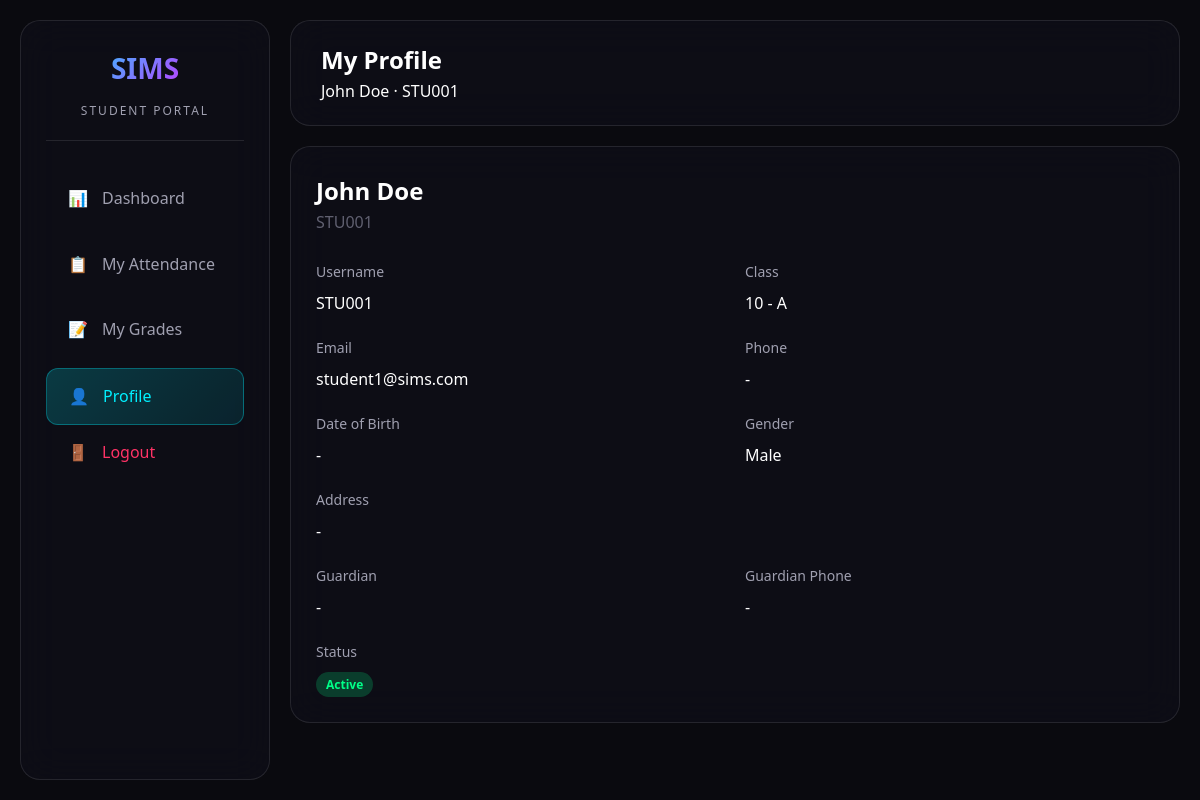
The page /student/profile.php (signed in) on the database its author committed.
### tables this page shows
CREATE TABLE students (
    id INT AUTO_INCREMENT PRIMARY KEY,
    user_id INT UNIQUE COMMENT 'Links to users.id for student portal login',
    student_id VARCHAR(20) UNIQUE NOT NULL COMMENT 'Also used as portal username (users.username)',
    first_name VARCHAR(50) NOT NULL,
    last_name VARCHAR(50) NOT NULL,
    date_of_birth DATE,
    gender ENUM('male', 'female', 'other') DEFAULT 'other',
    address TEXT,
    phone VARCHAR(20),
    email VARCHAR(100),
    enrollment_date DATE NOT NULL,
    class_grade VARCHAR(10),
    section VARCHAR(10),
    guardian_name VARCHAR(100),
    guardian_phone VARCHAR(20),
    guardian_email VARCHAR(100),
    profile_image VARCHAR(255) DEFAULT NULL,
    status ENUM('active', 'inactive', 'graduated', 'suspended') DEFAULT 'active',
    created_at TIMESTAMP DEFAULT CURRENT_TIMESTAMP,
    updated_at TIMESTAMP DEFAULT CURRENT_TIMESTAMP ON UPDATE CURRENT_TIMESTAMP,
    FOREIGN KEY (user_id) REFERENCES users(id) ON DELETE SET NULL,
    INDEX idx_student_id (student_id),
    INDEX idx_class_grade (class_grade),
    INDEX idx_status (status)
);

CREATE TABLE users (
    id INT AUTO_INCREMENT PRIMARY KEY,
    username VARCHAR(50) UNIQUE NOT NULL,
    password VARCHAR(255) NOT NULL,
    email VARCHAR(100) UNIQUE NOT NULL,
    role ENUM('admin', 'teacher', 'student') NOT NULL,
    full_name VARCHAR(100) NOT NULL,
    profile_image VARCHAR(255) DEFAULT NULL,
    is_active TINYINT(1) DEFAULT 1,
    last_login DATETIME DEFAULT NULL,
    created_at TIMESTAMP DEFAULT CURRENT_TIMESTAMP,
    updated_at TIMESTAMP DEFAULT CURRENT_TIMESTAMP ON UPDATE CURRENT_TIMESTAMP,
    INDEX idx_username (username),
    INDEX idx_email (email),
    INDEX idx_role (role)
);

### student/profile.php (the view, shortened to what this page needs)
<?php
$page_title = 'My Profile';
$root = '..';
$pdo = db();
$stmt = $pdo->prepare('SELECT s.*, u.username, u.email AS login_email FROM students s JOIN users u ON u.id = s.user_id WHERE s.id = ?');
$stmt->execute([get_student_id()]);
$student = $stmt->fetch(PDO::FETCH_ASSOC);
require_once __DIR__ . '/../includes/header_student.php';
?>
<div class="glass-panel">
    <?php if ($student): ?>
        <div style="display:flex;gap:20px;align-items:center;margin-bottom:25px;">
            <div>
                <h2 style="margin:0;"><?php echo htmlspecialchars($student['first_name'] . ' ' . $student['last_name']); ?></h2>
                <p style="color:var(--text-muted);"><?php echo htmlspecialchars($student['student_id']); ?></p>
            </div>
        </div>
        <div class="form-grid">
            <div class="form-group"><label>Username</label><p><?php echo htmlspecialchars($student['username']); ?></p></div>
            <div class="form-group"><label>Class</label><p><?php echo htmlspecialchars($student['class_grade'] . ($student['section'] ? ' - ' . $student['section'] : '')); ?></p></div>
            <div class="form-group"><label>Email</label><p><?php echo htmlspecialchars($student['email'] ?? $student['login_email']); ?></p></div>
            <div class="form-group"><label>Phone</label><p><?php echo htmlspecialchars($student['phone'] ?? '-'); ?></p></div>
            <div class="form-group"><label>Date of Birth</label><p><?php echo htmlspecialchars($student['date_of_birth'] ?? '-'); ?></p></div>
            <div class="form-group"><label>Gender</label><p><?php echo ucfirst(htmlspecialchars($student['gender'])); ?></p></div>
            <div class="form-group form-full"><label>Address</label><p><?php echo htmlspecialchars($student['address'] ?? '-'); ?></p></div>
            <div class="form-group"><label>Guardian</label><p><?php echo htmlspecialchars($student['guardian_name'] ?? '-'); ?></p></div>
            <div class="form-group"><label>Guardian Phone</label><p><?php echo htmlspecialchars($student['guardian_phone'] ?? '-'); ?></p></div>
            <div class="form-group"><label>Status</label><p><span class="badge badge-present"><?php echo ucfirst($student['status']); ?></span></p></div>
        </div>
    <?php endif; ?>
</div>
<?php require_once __DIR__ . '/../includes/footer.php'; ?>

### includes/header_student.php (shortened to what this page needs)
<?php
$root = $root ?? '..';
$page_title = $page_title ?? 'Student';
$current_script = basename($_SERVER['PHP_SELF']);
function student_nav_active(string $file): string
{
    global $current_script;
    return $current_script === $file ? 'active' : '';
}
?>
<!DOCTYPE html>
<html lang="en">
<head>
    <link rel="stylesheet" href="<?php echo $root; ?>/assets/css/futuristic.css">
    <link rel="stylesheet" href="<?php echo $root; ?>/assets/css/animations.css">
    <link rel="stylesheet" href="<?php echo $root; ?>/assets/css/dashboard.css">
    <link rel="stylesheet" href="<?php echo $root; ?>/assets/css/admin.css">
</head>
<body>
    <div class="matrix-bg" aria-hidden="true"></div>
    <div class="dashboard-container">
        <aside class="sidebar fade-in-left">
            <div class="sidebar-header">
                <h1 class="sidebar-logo">SIMS</h1>
                <p class="sidebar-subtitle">Student Portal</p>
            </div>
            <nav>
                <ul class="nav-menu">
                    <li class="nav-item <?php echo student_nav_active('index.php'); ?>">
                        <a href="<?php echo $root; ?>/student/index.php" class="nav-link"><span class="nav-icon">📊</span><span>Dashboard</span></a>
                    </li>
                    <li class="nav-item <?php echo student_nav_active('attendance.php'); ?>">
                        <a href="<?php echo $root; ?>/student/attendance.php" class="nav-link"><span class="nav-icon">📋</span><span>My Attendance</span></a>
                    </li>
                    <li class="nav-item <?php echo student_nav_active('grades.php'); ?>">
                        <a href="<?php echo $root; ?>/student/grades.php" class="nav-link"><span class="nav-icon">📝</span><span>My Grades</span></a>
                    </li>
                    <li class="nav-item <?php echo student_nav_active('profile.php'); ?>">
                        <a href="<?php echo $root; ?>/student/profile.php" class="nav-link"><span class="nav-icon">👤</span><span>Profile</span></a>
                    </li>
                </ul>
            </nav>
            <div class="sidebar-footer">
                <a href="<?php echo $root; ?>/logout.php" class="nav-item nav-link" style="color:var(--danger-neon);">
                    <span class="nav-icon">🚪</span><span>Logout</span>
                </a>
            </div>
        </aside>
        <main class="main-content">
            <header class="dashboard-header fade-in-down">
                <div>
                    <h1 class="header-title"><?php echo htmlspecialchars($page_title); ?></h1>
                    <p class="header-subtitle"><?php echo htmlspecialchars($_SESSION['full_name'] ?? ''); ?> · <?php echo htmlspecialchars($_SESSION['student_code'] ?? ''); ?></p>
                </div>
            </header>
            <div class="admin-page-content">

### includes/footer.php (shortened to what this page needs)
            </div>
        </main>
    </div>
</body>
</html>

### assets/css/futuristic.css (style rules this page uses)
:root { --primary-neon: #00f0ff; --secondary-neon: #ff00ff; --accent-neon: #00ff88; --warning-neon: #ffaa00; --danger-neon: #ff3366; --bg-dark: #0a0a0f; --bg-darker: #050508; --bg-card: rgba(15, 15, 25, 0.7); --bg-card-hover: rgba(20, 20, 35, 0.8); --text-primary: #ffffff; --text-secondary: #a0a0b0; --text-muted: #606070; --glass-border: rgba(255, 255, 255, 0.1); --glass-shadow: 0 8px 32px rgba(0, 0, 0, 0.4); --neon-glow: 0 0 20px rgba(0, 240, 255, 0.5); --neon-glow-strong: 0 0 40px rgba(0, 240, 255, 0.8); --transition-fast: 0.2s ease; --transition-normal: 0.3s ease; --transition-slow: 0.5s ease; }
* { margin: 0; padding: 0; box-sizing: border-box; }
body { font-family: 'Segoe UI', Tahoma, Geneva, Verdana, sans-serif; background: var(--bg-dark); color: var(--text-primary); line-height: 1.6; overflow-x: hidden; min-height: 100vh; }
.matrix-bg { position: fixed; top: 0; left: 0; width: 100%; height: 100%; background: var(--bg-dark); z-index: -1; pointer-events: none; }
html, body { -webkit-text-size-adjust: 100%; -ms-text-size-adjust: 100%; touch-action: manipulation; padding: env(safe-area-inset-top) env(safe-area-inset-right) env(safe-area-inset-bottom) env(safe-area-inset-left); }
button, .neon-btn, .nav-item { -webkit-tap-highlight-color: transparent; }

### assets/css/animations.css (style rules this page uses)
.fade-in-down { animation: fadeInDown 0.8s ease forwards; }

### assets/css/dashboard.css (style rules this page uses)
.dashboard-container { display: grid; grid-template-columns: 280px 1fr; min-height: 100vh; gap: 20px; padding: 20px; }
.sidebar { background: var(--bg-card); backdrop-filter: blur(20px); border: 1px solid var(--glass-border); border-radius: 20px; padding: 25px; height: calc(100vh - 40px); position: sticky; top: 20px; }
.sidebar-header { text-align: center; margin-bottom: 30px; padding-bottom: 20px; border-bottom: 1px solid var(--glass-border); }
.sidebar-logo { font-size: 28px; font-weight: 700; background: linear-gradient(135deg, var(--primary-neon), var(--secondary-neon)); -webkit-background-clip: text; -webkit-text-fill-color: transparent; background-clip: text; margin-bottom: 10px; }
.sidebar-subtitle { color: var(--text-secondary); font-size: 12px; letter-spacing: 2px; text-transform: uppercase; }
.nav-menu { list-style: none; display: flex; flex-direction: column; gap: 10px; }
.nav-item { padding: 15px 20px; border-radius: 12px; cursor: pointer; transition: all var(--transition-normal); display: flex; align-items: center; gap: 15px; color: var(--text-secondary); font-weight: 500; }
.nav-item:hover, .nav-item.active { background: linear-gradient(135deg, rgba(0, 240, 255, 0.2), rgba(0, 240, 255, 0.1)); color: var(--primary-neon); border: 1px solid rgba(0, 240, 255, 0.3); }
.nav-icon { width: 24px; height: 24px; display: flex; align-items: center; justify-content: center; }
.main-content { display: flex; flex-direction: column; gap: 20px; }
.dashboard-header { display: flex; justify-content: space-between; align-items: center; padding: 20px 30px; background: var(--bg-card); backdrop-filter: blur(20px); border: 1px solid var(--glass-border); border-radius: 20px; }
.header-title { font-size: 24px; font-weight: 600; color: var(--text-primary); }
@media (max-width: 1200px) { .dashboard-container { grid-template-columns: 250px 1fr; } }

### assets/css/admin.css (style rules this page uses)
.nav-link { text-decoration: none; color: inherit; display: flex; align-items: center; gap: 12px; width: 100%; }
.admin-page-content { display: flex; flex-direction: column; gap: 20px; }
.glass-panel { background: var(--bg-card); backdrop-filter: blur(20px); border: 1px solid var(--glass-border); border-radius: 20px; padding: 25px; }
.form-grid { display: grid; grid-template-columns: repeat(2, 1fr); gap: 20px; }
.form-grid .form-full { grid-column: span 2; }
.form-group label { display: block; margin-bottom: 8px; color: var(--text-secondary); font-size: 14px; }
.badge { padding: 4px 10px; border-radius: 20px; font-size: 12px; font-weight: 600; text-transform: capitalize; }
.badge-present, .badge-active { background: rgba(0, 255, 136, 0.2); color: var(--accent-neon); }

### rows shown on the page
students: first_name+last_name "John Doe", student "STU001", user.username "STU001", class_grade+section "10 - A", email "student1@sims.com", phone "-", date_of_birth "-", gender "Male", address "-", guardian_name "-", guardian_phone "-", status "Active"

### other values the page prints
$page_title "My Profile"
$_SESSION['full_name'] "John Doe"
$_SESSION['student_code'] "STU001"
